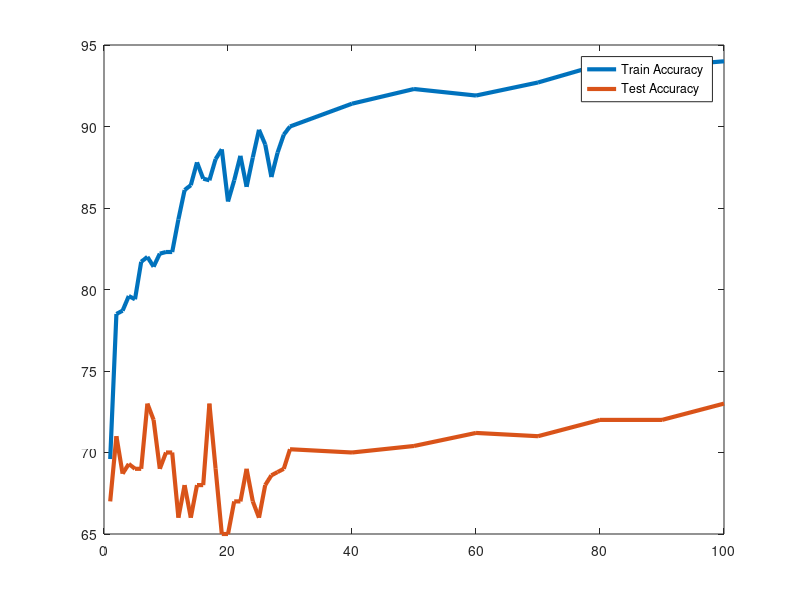

Recreate this plot in MATLAB.
x=[1,2,3,4,5,6,7,8,9,10,11,12,13,14,15,16,17,18,19,20,21,22,23,24,25,26,27,28,29,30,40,50,60,70,80,90,100];
y1=[69.6,78.5,78.7,79.6,79.4,81.7,82,81.4,82.2,82.3,82.3,84.3,86.1,86.4,87.8,86.8,86.7,88,88.6,85.4,86.7,88.2,86.3,88.1,89.8,88.9,86.9,88.4,89.5,90,91.4,92.3,91.9,92.7,93.8,93.7,94];
y2=[67,71,68.7,69.3,69,69,73,72,69,70,70,66,68,66,68,68,73,69,65,65,67,67,69,67,66,68,68.6,68.8,69,70.2,70,70.4,71.2,71,72,72,73];

plot(x,y1,'LineWidth',3);
hold on;
plot(x,y2,'LineWidth',3);
legend('Train Accuracy','Test Accuracy');